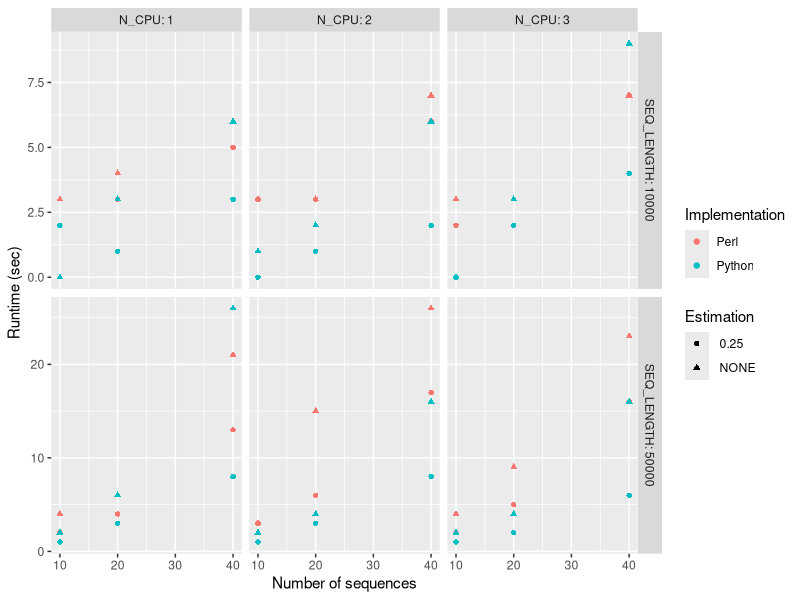

Recreate this plot in R.
require(ggplot2)

speeds <- read.csv(file = "hamming_dist/speedcheck.txt")
colnames(speeds)[colnames(speeds) == "M"] <- "SEQ_LENGTH"

p <- ggplot(
  data = speeds,
  aes(x = N, shape = factor(EST_FREQ))) +
  geom_point(aes(y = runtime_pl, color = "Perl")) +
  geom_point(aes(y = runtime_py, color = "Python")) +
  facet_grid(SEQ_LENGTH ~ N_CPU, scales = "free", labeller = label_both) +
  labs(x = "Number of sequences", y = "Runtime (sec)") +
  scale_color_discrete(name = "Implementation") +
  scale_shape_discrete(name = "Estimation")

ggsave(
  filename = "hamming_dist/speedcheck.png",
  plot = p,
  width = 7,
  height = 4
)